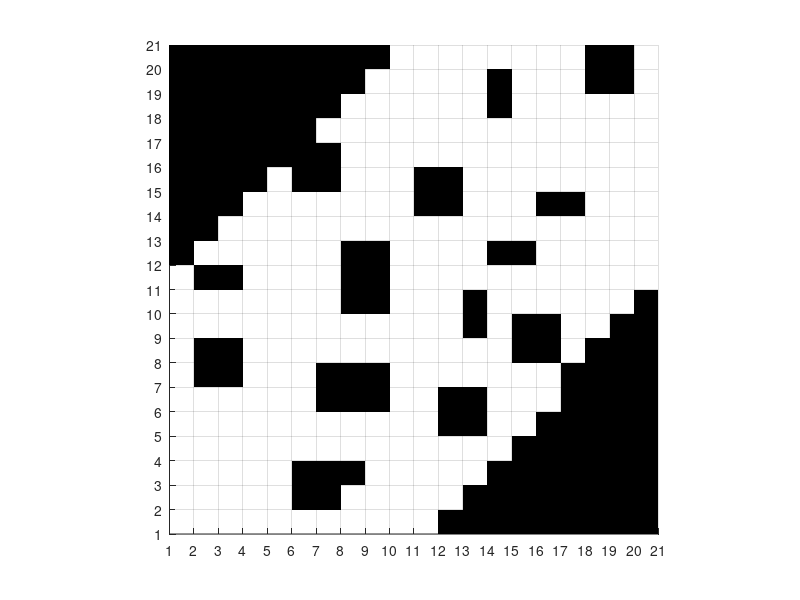

MATLAB code for this plot: (Note: this script raises an error after producing the figure.)
clear all;
clc; 

%% -------------------- 1) Map --------------------
%  U型障碍
% gridMap = [
% 0 0 0 0 0 0 0 0 0 ;
% 0 0 0 0 0 0 0 0 0 ;
% 0 0 1 0 0 0 1 0 0 ;
% 0 0 1 0 0 0 1 0 0 ;
% 0 0 1 0 0 0 1 0 0 ;
% 0 0 1 0 0 0 1 0 0 ;
% 0 0 1 1 1 1 1 0 0 ;
% 0 0 0 0 0 0 0 0 0 ; 
% 0 0 0 0 0 0 0 0 0 
% ];

%高度受限的狭窄通道


% gridMap = [
% 0 0 0 0 0 0 0 0 0;
% 0 0 0 0 0 0 0 0 0;
% 0 1 1 1 1 1 1 0 0;
% 0 1 0 0 0 0 0 0 0;
% 0 1 0 1 1 1 1 0 0;
% 0 1 0 0 0 1 1 0 0;
% 0 1 1 1 1 0 0 0 0;
% 0 0 0 0 0 0 0 0 0;
% 0 0 0 0 0 0 0 0 0
% ];




gridMap = [
        1 1 1 1 1 1 1 1 1 0 0 0 0 0 0 0 0 1 1 0;
        1 1 1 1 1 1 1 1 0 0 0 0 0 1 0 0 0 1 1 0;
        1 1 1 1 1 1 1 0 0 0 0 0 0 1 0 0 0 0 0 0;
        1 1 1 1 1 1 0 0 0 0 0 0 0 0 0 0 0 0 0 0;
        1 1 1 1 1 1 1 0 0 0 0 0 0 0 0 0 0 0 0 0;
        1 1 1 1 0 1 1 0 0 0 1 1 0 0 0 0 0 0 0 0;
        1 1 1 0 0 0 0 0 0 0 1 1 0 0 0 1 1 0 0 0;
        1 1 0 0 0 0 0 0 0 0 0 0 0 0 0 0 0 0 0 0;
        1 0 0 0 0 0 0 1 1 0 0 0 0 1 1 0 0 0 0 0;
        0 1 1 0 0 0 0 1 1 0 0 0 0 0 0 0 0 0 0 0;
        0 0 0 0 0 0 0 1 1 0 0 0 1 0 0 0 0 0 0 1;
        0 0 0 0 0 0 0 0 0 0 0 0 1 0 1 1 0 0 1 1;
        0 1 1 0 0 0 0 0 0 0 0 0 0 0 1 1 0 1 1 1;
        0 1 1 0 0 0 1 1 1 0 0 0 0 0 0 0 1 1 1 1;
        0 0 0 0 0 0 1 1 1 0 0 1 1 0 0 0 1 1 1 1;
        0 0 0 0 0 0 0 0 0 0 0 1 1 0 0 1 1 1 1 1;
        0 0 0 0 0 0 0 0 0 0 0 0 0 0 1 1 1 1 1 1;
        0 0 0 0 0 1 1 1 0 0 0 0 0 1 1 1 1 1 1 1;
        0 0 0 0 0 1 1 0 0 0 0 0 1 1 1 1 1 1 1 1;
        0 0 0 0 0 0 0 0 0 0 0 1 1 1 1 1 1 1 1 1
    ];
% gridMap = [
%     1 1 1 1 1 1 1 1 1 0 1 0 1 0 0 0 0 0 0 0;
%     1 1 1 1 1 1 1 1 0 0 0 0 1 1 0 1 1 0 0 0;
%     1 1 1 1 1 1 1 0 0 0 1 0 0 0 0 0 0 0 0 0;
%     1 1 1 1 1 1 1 0 0 0 0 0 0 1 1 0 0 0 1 0;
%     1 1 1 1 1 0 0 1 1 0 0 1 1 1 0 1 0 0 0 0;
%     1 1 1 1 0 1 1 0 0 0 1 0 0 0 0 0 0 1 0 0;
%     1 1 1 0 0 1 0 0 1 0 1 1 0 0 0 0 0 0 0 1;
%     1 1 0 0 1 0 0 0 0 1 1 0 0 0 1 0 0 1 0 0;
%     1 0 0 0 0 0 1 0 0 1 0 0 1 0 0 0 0 0 0 0;
%     0 0 0 0 0 0 0 0 1 0 0 1 0 1 0 0 0 0 0 0;
%     0 0 0 0 0 0 0 0 0 1 0 0 0 0 0 0 0 0 0 1;
%     0 1 0 1 0 0 0 0 1 0 1 0 0 1 1 0 0 0 1 1;
%     0 0 0 0 0 1 0 0 0 0 0 1 0 1 0 0 0 1 1 1;
%     0 0 1 1 0 1 0 1 0 0 0 0 0 0 0 0 1 1 1 1;
%     0 0 1 0 0 0 0 0 1 0 0 1 0 0 1 1 1 1 1 1;
%     0 0 0 0 1 1 0 0 0 1 0 0 0 0 1 1 1 1 1 1;
%     0 0 0 0 1 0 0 0 0 0 0 1 0 1 1 1 1 1 1 1;
%     0 0 0 0 0 0 0 1 1 0 0 0 1 1 1 1 1 1 1 1;
%     0 1 0 0 0 1 0 0 0 0 0 1 1 1 1 1 1 1 1 1;
%     0 0 0 0 0 0 0 0 0 0 0 1 1 1 1 1 1 1 1 1
% ];

% gridMap = [
%      1 1 0 0 0 1 1 1 0 0 1 1 0 0 0 0 0 0 1 1;
%      1 0 0 0 0 0 0 0 0 0 1 0 0 0 1 0 0 0 0 1;
%      0 0 0 0 0 0 0 0 0 0 0 0 0 1 1 0 0 0 0 0;
%      0 0 0 0 1 1 1 0 0 0 0 0 0 0 0 0 0 1 0 0;
%      1 1 0 0 0 1 1 0 0 0 1 0 0 0 0 0 0 0 0 0;
%      0 0 0 0 0 0 0 0 0 0 1 0 0 0 1 0 0 0 0 0;
%      0 0 0 0 0 0 0 0 0 0 0 0 0 0 1 0 0 0 1 1;
%      0 0 0 0 1 1 1 0 0 0 0 0 0 0 0 0 0 0 1 1;
%      0 0 0 0 0 1 0 0 0 0 0 0 0 0 0 0 0 0 0 0;
%      0 1 0 0 0 0 0 0 0 0 0 0 0 0 0 0 0 0 0 0;
%      1 1 0 0 0 0 0 0 0 0 1 1 0 0 1 1 0 0 0 1;
%      0 0 0 0 0 0 0 0 0 0 1 1 0 0 0 0 0 0 0 1;
%      0 0 0 1 0 0 0 0 0 0 0 0 0 0 0 0 0 0 0 0;
%      0 0 0 0 1 1 1 0 0 0 0 0 0 0 1 0 0 0 0 0;
%      0 0 0 0 1 1 1 0 0 0 1 0 0 0 0 0 0 1 0 0;
%      0 0 0 0 0 0 0 0 0 1 1 1 0 0 0 0 0 1 1 0;
%      1 0 0 0 0 0 0 0 0 0 0 0 0 0 0 0 0 0 1 0;
%      1 1 0 0 0 0 0 0 0 0 0 0 0 1 1 0 0 0 0 0;
%      1 0 0 0 0 1 0 0 0 0 0 0 0 1 1 0 0 0 0 0;
%      0 0 0 0 1 1 1 0 0 1 1 0 0 0 0 0 0 0 1 1
% ];



% 用 rot90(MAX0,3)来让显示和矩阵一致，这里保留
gridMap = rot90(gridMap, 3);            %旋转后的矩阵（记住，一切操作都是围绕旋转后的矩阵）
MaxRow = size(gridMap, 1);              %旋转后的矩阵Y轴能取的最大值，用来防止越界 行数，
MaxCol = size(gridMap, 2);              %旋转后的矩阵X轴能取的最大值，用来防止越界 列数，
%% -------------------- 2) Plot map --------------------
figure('Color','w'); hold on; axis equal;
axis([1 MaxRow+1, 1 MaxCol+1]);
set(gca,'XTick',1:1:MaxRow+1,'YTick',1:1:MaxCol+1,'XGrid','on','YGrid','on');
set(gca,'GridLineStyle','-');
set(gca, 'XTickLabelRotation', 0); % 强制 X 轴标签旋转角度为 0（水平）

k = 1;
for i = 1:MaxRow        
    for j = 1:MaxCol
        if gridMap(i,j) == 1
            fill([i,i+1,i+1,i],[j,j,j+1,j+1],'k','EdgeColor','none');
            k = k + 1;
        end
    end
end

%% -------------------- 3) Pick points --------------------
goal = pickPointOnGrid('请使用鼠标左键选择终点 (Goal)', MaxRow, MaxCol);
plot(goal(1)+.5, goal(2)+.5, 'go', 'LineWidth', 2, 'MarkerSize', 8);
text(goal(1)+0.7, goal(2)+0.7, 'End', 'FontSize', 12);

start = pickPointOnGrid('请使用鼠标左键选择起点 (Start)', MaxRow, MaxCol);
plot(start(1)+.5, start(2)+.5, 'b^', 'LineWidth', 2, 'MarkerSize', 8);
text(start(1)+0.7, start(2)+0.7, 'Start', 'FontSize', 12);

% simple check
if isObstacle(start, gridMap) || isObstacle(goal, gridMap)
    errordlg('起点或终点选在障碍物上，请重新运行并选择空白格。');
    return;
end

%% -------------------- 4) Run A* --------------------
% diagRule:
% 0 = 允许穿角
% 1 = 严格禁止穿角（相邻两格任意一个是障碍就禁止对角）
% 2 = 宽松禁止穿角（相邻两格都障碍才禁止对角）

diagRule = 1;
%[Path, distanceX, OPEN_num, OPEN, run_time] = Astar_improved_expand(gridMap, start, goal, 1);
[Path, distanceX, OPEN_num, OPEN, run_time] = Astar_Conventional8(gridMap, start, goal, 0); %这里的0是diagRule = 0；
%[Path, distanceX, OPEN_num, OPEN, run_time] = IAstar_FiveDir_Fallback(gridMap, start, goal, 1); % %这里的1是diagRule = 1；
%[Path, distanceX, OPEN_num, OPEN, run_time] = IAstar_FiveDir_Fallback_Fast(gridMap, start, goal, 1); 

%% -------------------- 5) Draw OPEN region (gray) --------------------
% 论文出图一般建议只画 OPEN(flag==1)，更像“搜索区域”
showOpenGray = true;   % true=画所有OPEN灰色；false=不画OPEN，只画路径 
if showOpenGray && ~isempty(OPEN)
    for i = 1:size(OPEN,1)
        x = OPEN(i,2);
        y = OPEN(i,3);
        fill([x,x+1,x+1,x], [y,y,y+1,y+1], [0.4 0.4 0.4], ...
            'EdgeColor','none', 'FaceAlpha',0.25);
    end
end
%% -------------------- 6) Draw path & numbering --------------------
if isempty(Path)
    title(sprintf('No path | OPEN: %d | %.2f ms', OPEN_num, run_time), 'FontSize', 12);
    return;
end

sampleStep = 0.05;
[minObsDist, avgObsDist] = calc_path_obstacle_distance(Path, gridMap, sampleStep);

% true=画节点编号，false不画 
showIndex = false;
if showIndex
    for i = 2:size(Path,1)-1
        text(Path(i,1)+0.6, Path(i,2)+0.8, sprintf('%d', i-1), ...
            'FontSize', 14, 'Color', 'k', 'HorizontalAlignment', 'center');
    end
end

plot(Path(:,1)+.5, Path(:,2)+.5, 'b:', 'LineWidth', 2);
%plot(Path(:,1)+.5, Path(:,2)+.5, 'b.', 'MarkerSize', 14);   %和showIndex控制节点

xlabel(sprintf(['Length: %.2f | OPEN nodes: %d | Time: %.2f ms | ' ...
    'MinDist: %.3f | AvgDist: %.3f | diagRule=%d'], ...
    distanceX, OPEN_num, run_time, minObsDist, avgObsDist, diagRule), ...
    'FontSize', 11, 'FontWeight', 'bold');

fprintf('Length: %.2f | OPEN nodes: %d | Time: %.2f ms | diagRule=%d\n', ...
    distanceX, OPEN_num, run_time, diagRule);
fprintf('最小障碍物距离: %.4f grid\n', minObsDist);
fprintf('平均障碍物距离: %.4f grid\n', avgObsDist);
%% ==================== helper functions ====================
function p = pickPointOnGrid(promptStr, MaxRow, MaxCol)
    uiwait(msgbox(promptStr, '提示'), 2);
    but = 0;
    while but ~= 1
        [xval, yval, but] = ginput(1);
    end
    xval = floor(xval);
    yval = floor(yval);

    % clamp to valid range
    xval = max(1, min(MaxRow, xval)); % 注意：x 对应行数所以要小等于 MaxRow
    yval = max(1, min(MaxCol, yval)); %       y 对应列数所以要小等于 MaxCol

    p = [xval, yval];
end

function tf = isObstacle(p, gridMap)
    tf = (gridMap(p(1), p(2)) == 1);
end
